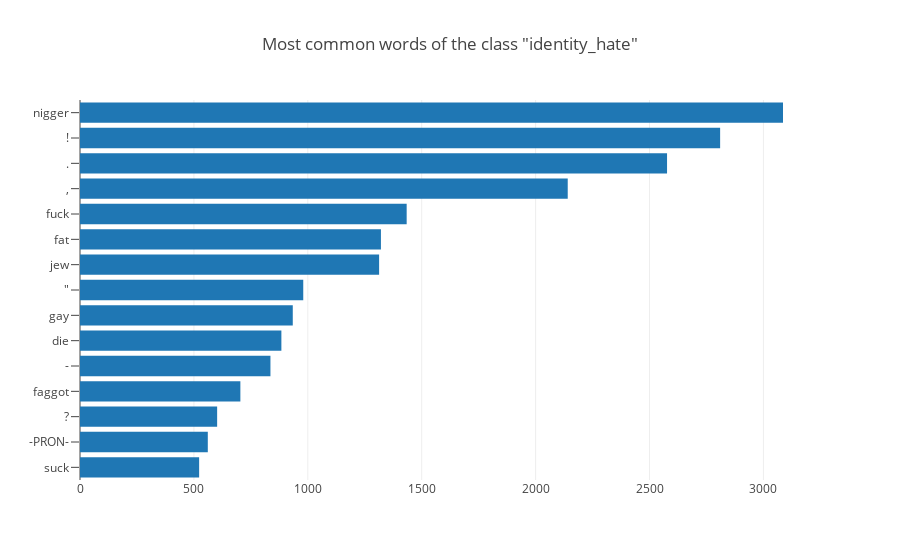

The notebook cell this image was saved under:
### Code cell
# most_common_words("toxic")
# most_common_words("severe_toxic")
# most_common_words("obscene")
# most_common_words("threat")
# most_common_words("insult")
most_common_words("identity_hate")
# most_common_words("clean")

### Figure 1 — Plotly figure (JSON) as saved in the notebook; plotly's stock layout.template omitted (floating-point values rounded to 4 significant figures)
{"data": [{"orientation": "h", "type": "bar", "uid": "1cd9d0e2-489b-4f9e-a113-a815d984f124", "x": [523, 561, 602, 704, 836, 884, 934, 980, 1313, 1321, 1434, 2141, 2577, 2810, 3086], "y": ["suck", "-PRON-", "?", "faggot", "-", "die", "gay", "\"", "jew", "fat", "fuck", ",", ".", "!", "nigger"]}], "layout": {"title": {"text": "Most common words of the class \"identity_hate\""}, "yaxis": {"ticklen": 8}}}
